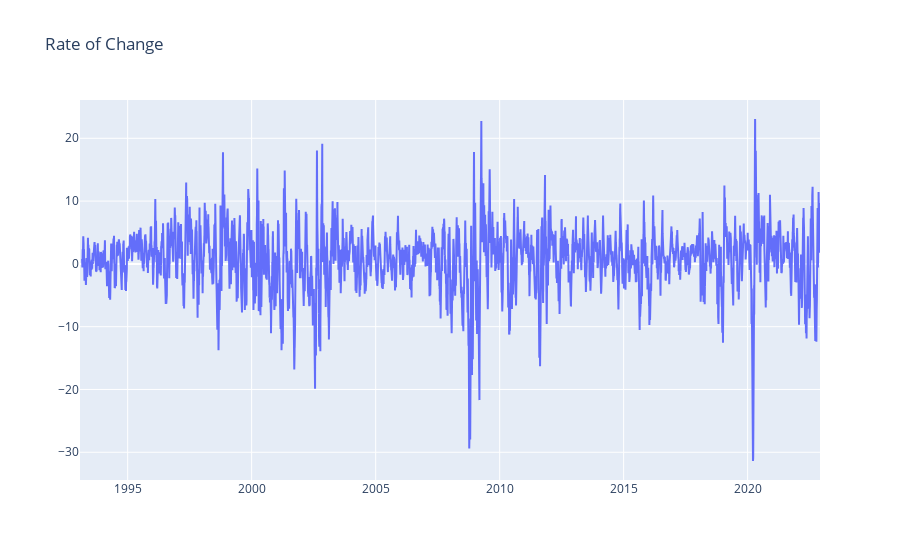

The notebook cell saved with this chart:
### Code cell
fig = go.Figure()
fig.add_trace(go.Scatter(x=roc.index, y=roc))
fig.update_layout(title="Rate of Change")
fig.show()

### Figure 1 — Plotly figure (JSON) as saved in the notebook; plotly's stock layout.template omitted (floating-point values rounded to 4 significant figures; data arrays with more than 128 entries replaced by an {"elided": "..."} marker saying what was removed)
{"data": [{"type": "scatter", "x": {"elided": "7517 str values"}, "y": {"elided": "7517 float values"}}], "layout": {"title": {"text": "Rate of Change"}}}
